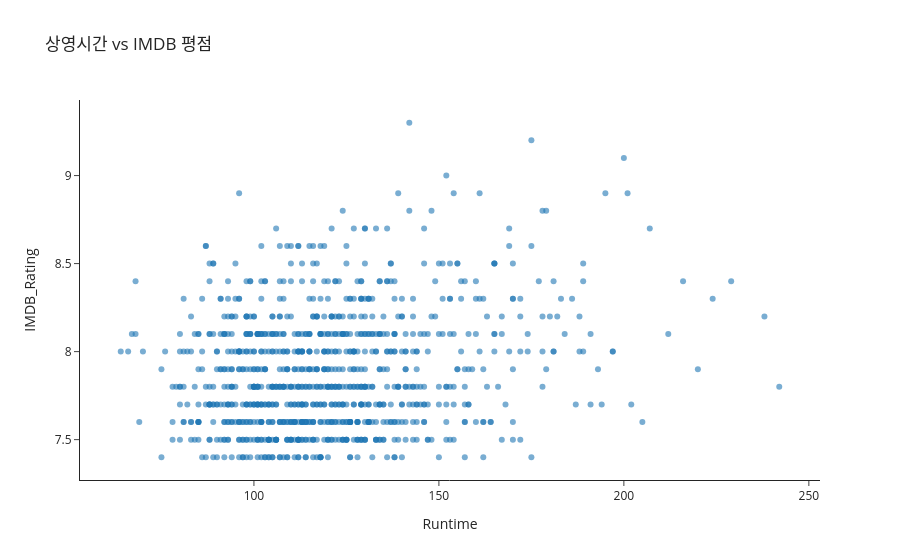

Notebook code cell kept with this figure:
### Code cell
fig = px.scatter(
    imdb,
    x='Runtime',
    y='IMDB_Rating',
    hover_name='Series_Title',
    hover_data=['Genre', 'Certificate'],
    title='상영시간 vs IMDB 평점',
    template='simple_white',
    opacity=0.6
)

fig.show()

### Figure 1 — Plotly figure (JSON) as saved in the notebook; plotly's stock layout.template omitted (floating-point values rounded to 4 significant figures; data arrays with more than 128 entries replaced by an {"elided": "..."} marker saying what was removed)
{"data": [{"customdata": {"elided": "979x2 str values"}, "hovertemplate": "<b>%{hovertext}</b><br><br>Runtime=%{x}<br>IMDB_Rating=%{y}<br>Genre=%{customdata[0]}<br>Certificate=%{customdata[1]}<extra></extra>", "hovertext": {"elided": "979 str values"}, "legendgroup": "", "marker": {"color": "#1F77B4", "opacity": 0.6, "symbol": "circle"}, "mode": "markers", "name": "", "orientation": "v", "showlegend": false, "type": "scatter", "x": {"elided": "979 int values"}, "xaxis": "x", "y": {"elided": "979 float values"}, "yaxis": "y"}], "layout": {"legend": {"tracegroupgap": 0}, "title": {"text": "상영시간 vs IMDB 평점"}, "xaxis": {"anchor": "y", "domain": [0, 1], "title": {"text": "Runtime"}}, "yaxis": {"anchor": "x", "domain": [0, 1], "title": {"text": "IMDB_Rating"}}}}
